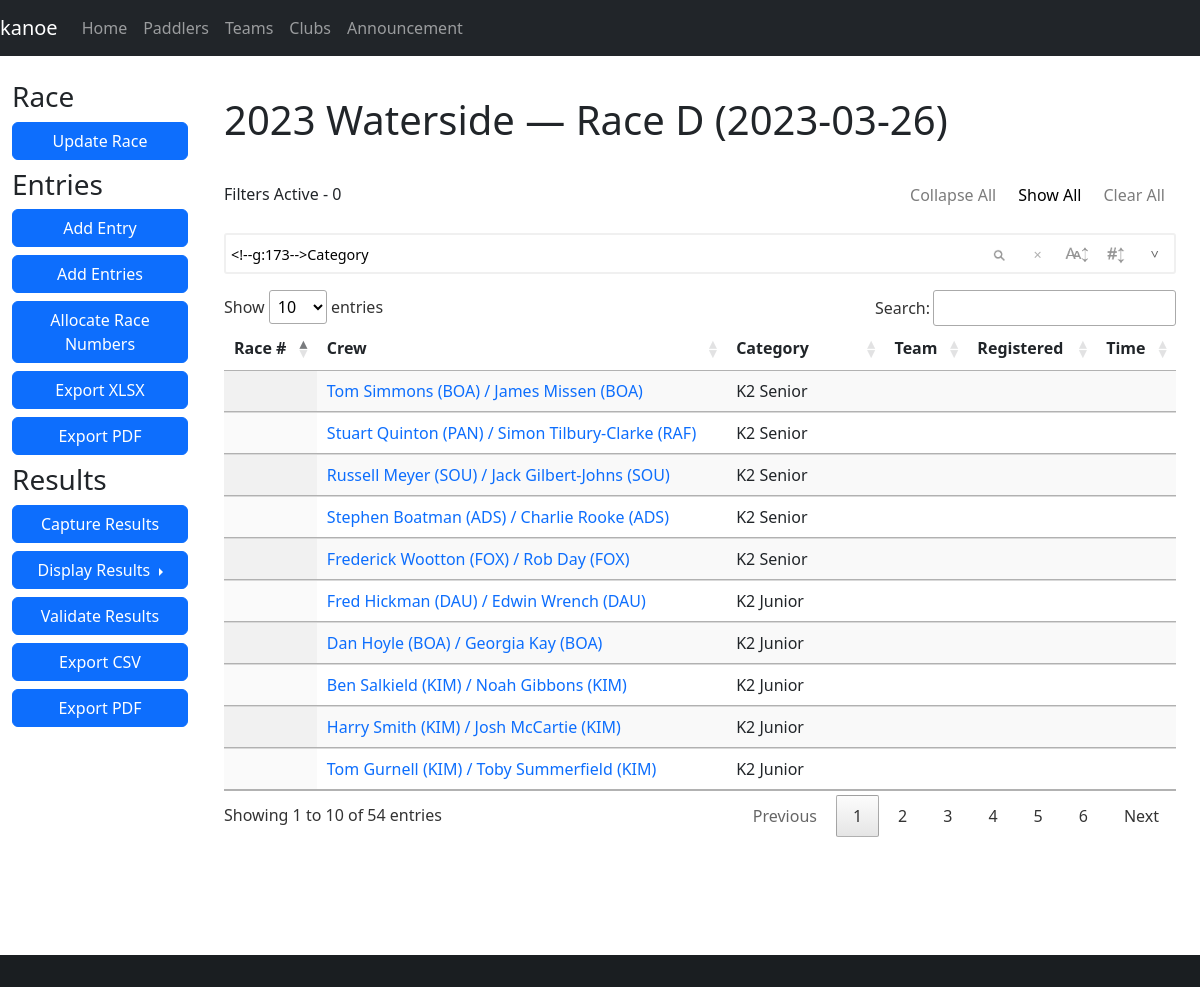
Screenshot of /race/4 with the database file from the repository.
### database/database/race.py (models this page shows, shortened)
class Race(Base):
    __tablename__ = "race"
    __table_args__ = (UniqueConstraint("name", "date", name="uq_race_name_date"),)
    id = Column(Integer, primary_key=True)
    name = Column(String, nullable=False)
    date = Column(Date, nullable=False)
    series_id = Column(Integer, ForeignKey(Series.id), index=True)
    time_min_start = Column(String)
    time_max_start = Column(String)
    time_min_finish = Column(String)
    time_max_finish = Column(String)
    series = relationship(Series, backref="races", lazy="joined")

### database/database/entry.py (models this page shows, shortened)
class Entry(Base):
    __tablename__ = "entry"
    id = Column(Integer, primary_key=True)
    race_id = Column(Integer, ForeignKey(Race.id), index=True)
    category_id = Column(Integer, ForeignKey(Category.id), index=True)
    boat_type = Column(boat_type, index=True)
    entry_number = Column(Integer)
    series_id = Column(Integer, ForeignKey(Series.id), index=True)
    time_start = Column(String)
    time_finish = Column(String)
    time_adjustment = Column(Integer)
    registered = Column(Boolean, default=False, nullable=False)
    retired = Column(Boolean, default=False, nullable=False)
    scratched = Column(Boolean, default=False, nullable=False)
    disqualified = Column(Boolean, default=False, nullable=False)
    note = Column(Text)
    category = relationship(Category, backref="entries", lazy="joined")
    race = relationship(Race, backref="entries", lazy="joined")
    race_number = relationship("Number", secondary="number_entry", uselist=False)
    crews = relationship("Crew", lazy="joined", order_by="Crew.paddler_id")
    def __str__(self):
        names = [str(crew) for crew in self.crews]
        return " / ".join(names)
    @property
    def time(self):
        if self.time_start and self.time_finish:
            time_start = datetime.datetime.strptime(self.time_start, "%H:%M:%S")
            time_finish = datetime.datetime.strptime(self.time_finish, "%H:%M:%S")
            return (
                time_finish
                - time_start
                + datetime.timedelta(seconds=(self.time_adjustment or 0))
            )
        else:
            return None
    @property
    def team(self):
        teams = [crew.team for crew in self.crews]
        teams = list(set(teams))
        if len(teams) == 1:
            return teams[0]
        else:
            return None

### database/database/club.py (models this page shows, shortened)
class Club(Base):
    __tablename__ = "club"
    id = Column(Integer, primary_key=True)
    name = Column(String)
    code_regex = Column(String())
    @property
    def code(self):
        return self.code_regex.split("|")[0]

### database/database/paddler.py (models this page shows, shortened)
class Paddler(Base):
    __tablename__ = "paddler"
    id = Column(Integer, primary_key=True)
    bcu = Column(Integer)  # BCU = British Canoe Union
    bcu_expiry = Column(Date)
    division = Column(Integer)
    title = Column(String)
    first = Column(String)
    middle = Column(String)
    last = Column(String)
    suffix = Column(String)
    dob = Column(Date)
    address = Column(String)
    email = Column(String)
    phone = Column(String)
    emergency_name = Column(String)
    emergency_phone = Column(String)
    age_group_id = Column(Integer, ForeignKey(AgeGroup.id), index=True)
    age_group = relationship(AgeGroup, backref="paddlers", lazy="joined")
    @hybrid_property
    def name(self):
        return combine_names(self.first, self.middle, self.last)

### database/database/category.py (models this page shows, shortened)
class Category(Base):
    __tablename__ = "category"
    __table_args__ = (UniqueConstraint("label", name="uq_category_label"),)
    id = Column(Integer, primary_key=True)
    label = Column(String)
    def __str__(self):
        return self.label

### kanoe/views/race.py (the view)
@blueprint.route("/race/<race_id>")
@login_required
def race(race_id):
    entries = session.query(db.Entry).filter(db.Entry.race_id == race_id).all()
    race = session.get(db.Race, race_id)
    return render_template("race.j2", race=race, entries=entries)

### database/database/crew.py (called while the page is built)
    def __str__(self):
        club = f" ({self.club.code})" if self.club else ""
        return f"{self.paddler.name}{club}"

### database/database/paddler.py (called while the page is built)
def combine_names(first, middle, last):
    name = [first, middle, last]
    name = list(filter(lambda item: item is not None, name))
    name = " ".join(name)
    name = name.strip()
    return name

### kanoe/templates/race.j2 (shortened to what this page needs)
{% extends "base-fluid.j2" %}
{% block styles %}
{% include 'common/datatables-css.j2' %}
{% include 'common/datatables-filter-css.j2' %}
{% endblock %}
{% block content %}
<h1>{{ race.name }} ({{ race.date }})</h1>
<div class="row">
    <div class="col-sm-12">
        <div id="wrapper" style="visibility: hidden;">
            <table id="entries" class="table table-striped display nowrap" style="width:100%;">
                <thead>
                    <tr>
                        <th>Race #</th>
                        <th>Crew</th>
                        <th>Category</th>
                        <th>Team</th>
                        <th>Registered</th>
                        <th>Time</th>
                    </tr>
                </thead>
                <tbody>
                    {% for entry in entries %}
                    <tr{% if entry.scratched or entry.retired %} style="background-color: lightgrey;" {% endif %}>
                        <td>{{ entry.race_number or "" }}</td>
                        <td><a href="{{ url_for('kanoe.entry', entry_id=entry.id) }}">{{ entry }}</a></td>
                        <td>{{ entry.category }}</td>
                        <td>{{ entry.team or "" }}</td>
                        <td class="text-center">{% if entry.registered %}<i class="fas fa-check"></i>{% endif %}</td>
                        {% if entry.time %}
                        <td data-sort="{{ entry.time.total_seconds() }}">{{ entry.time }}</td>
                        {% else %}
                        <td class="text-center">
                        </td>
                        {% endif %}
                        </tr>
                        {% endfor %}
                </tbody>
            </table>
        </div>
    </div>
</div>
{% endblock %}
{% block sidebar %}
{% include 'sidebar-race.j2' %}
{% endblock %}

### kanoe/static/css/styles.css (style rules this page uses)
:root { --colour-yellow: #fed00c; --colour-yellow-muted: #ffe269; }
body { padding-top: 60px; }
.row > * { margin-top: 20px; }
a { text-decoration: none; }

### rows the page displays
Race: name "2023 Waterside — Race D", date "2023-03-26"
Entry: last "Tom Simmons (BOA) / James Missen (BOA)", category "K2 Senior"
Entry: last "Stuart Quinton (PAN) / Simon Tilbury-Clarke (RAF)", category "K2 Senior"
Entry: last "Russell Meyer (SOU) / Jack Gilbert-Johns (SOU)", category "K2 Senior"
Entry: last "Stephen Boatman (ADS) / Charlie Rooke (ADS)", category "K2 Senior"
Entry: last "Frederick Wootton (FOX) / Rob Day (FOX)", category "K2 Senior"
Entry: last "Fred Hickman (DAU) / Edwin Wrench (DAU)", category "K2 Junior"
Entry: last "Dan Hoyle (BOA) / Georgia Kay (BOA)", category "K2 Junior"
Entry: last "Ben Salkield (KIM) / Noah Gibbons (KIM)", category "K2 Junior"
Entry: last "Harry Smith (KIM) / Josh McCartie (KIM)", category "K2 Junior"
Entry: last "Tom Gurnell (KIM) / Toby Summerfield (KIM)", category "K2 Junior"
